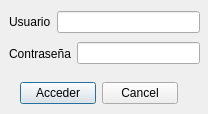
<?xml version="1.0" encoding="UTF-8"?>
<ui version="4.0">
 <class>Form</class>
 <widget class="QDialog" name="Form">
  <property name="geometry">
   <rect>
    <x>0</x>
    <y>0</y>
    <width>208</width>
    <height>114</height>
   </rect>
  </property>
  <property name="windowTitle">
   <string>GatoVigilante</string>
  </property>
  <property name="windowIcon">
   <iconset>
    <normaloff>icon.png</normaloff>icon.png</iconset>
  </property>
  <widget class="QWidget" name="layoutWidget">
   <property name="geometry">
    <rect>
     <x>9</x>
     <y>9</y>
     <width>191</width>
     <height>26</height>
    </rect>
   </property>
   <layout class="QHBoxLayout" name="horizontalLayout">
    <item>
     <widget class="QLabel" name="label">
      <property name="text">
       <string>Usuario</string>
      </property>
     </widget>
    </item>
    <item>
     <widget class="QLineEdit" name="qTxtUser"/>
    </item>
   </layout>
  </widget>
  <widget class="QWidget" name="layoutWidget">
   <property name="geometry">
    <rect>
     <x>9</x>
     <y>41</y>
     <width>191</width>
     <height>25</height>
    </rect>
   </property>
   <layout class="QHBoxLayout" name="horizontalLayout_2">
    <item>
     <widget class="QLabel" name="label_2">
      <property name="text">
       <string>Contraseña</string>
      </property>
     </widget>
    </item>
    <item>
     <widget class="QLineEdit" name="qTxtPasswd"/>
    </item>
   </layout>
  </widget>
  <widget class="QWidget" name="layoutWidget">
   <property name="geometry">
    <rect>
     <x>20</x>
     <y>80</y>
     <width>158</width>
     <height>26</height>
    </rect>
   </property>
   <layout class="QHBoxLayout" name="horizontalLayout_3">
    <item>
     <widget class="QPushButton" name="pushButton">
      <property name="text">
       <string>Acceder</string>
      </property>
     </widget>
    </item>
    <item>
     <widget class="QPushButton" name="pushButtonS">
      <property name="text">
       <string>Cancel</string>
      </property>
     </widget>
    </item>
   </layout>
  </widget>
 </widget>
 <resources/>
 <connections>
  <connection>
   <sender>pushButtonS</sender>
   <signal>clicked()</signal>
   <receiver>Form</receiver>
   <slot>close()</slot>
   <hints>
    <hint type="sourcelabel">
     <x>139</x>
     <y>92</y>
    </hint>
    <hint type="destinationlabel">
     <x>103</x>
     <y>56</y>
    </hint>
   </hints>
  </connection>
 </connections>
</ui>
